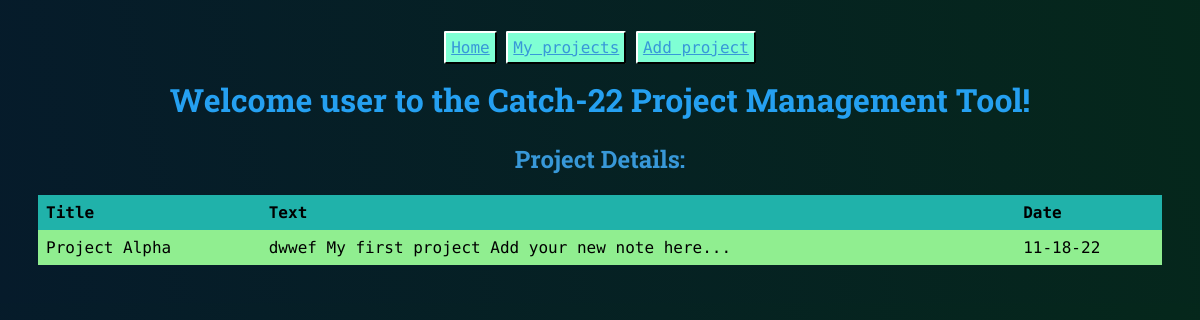
The page /projects/1 on the database as committed earlier.
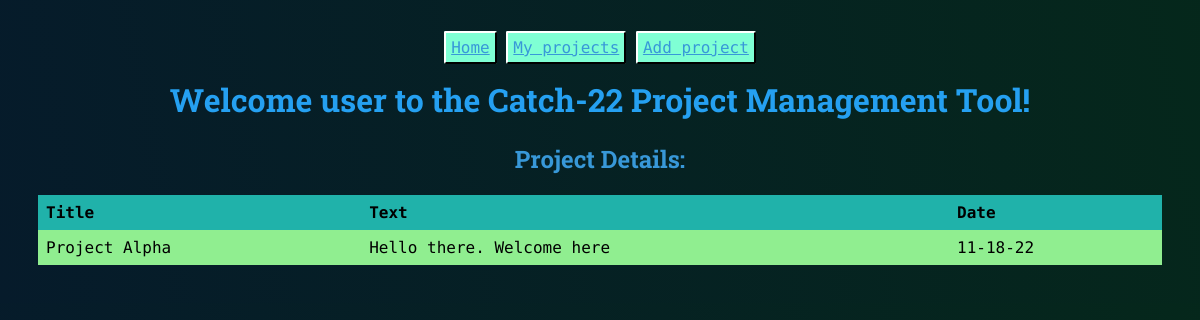
The same page on the database as committed later.
### models.py (models this page shows, shortened)
class Note(db.Model):
    id = db.Column("id", db.Integer, primary_key=True)
    title = db.Column("title", db.String(200))
    text = db.Column("text", db.String(100))
    date = db.Column("date", db.String(50))

### catch22.py (the view)
@app.route('/projects/<project_id>')
def get_project(project_id):
    a_user = db.session.query(User).filter_by(email='user@uncc.edu').one()
    my_note = db.session.query(Note).filter_by(id=project_id).one()
    return render_template('project.html', note=my_note, user = a_user)

### templates/project.html (shortened to what this page needs)
<!DOCTYPE html>
<html lang="en">
<head>
    <link rel="stylesheet" href="{{ url_for('static', filename='main.css') }}">
</head>
<nav>
    <a href="/index">Home</a>
    <a href="/projects">My projects</a>
    <a href="/projects/new">Add project</a>
</nav>
<body>
    <h1>Welcome {{user.name}} to the Catch-22 Project Management Tool!</h1>
    <h2>Project Details:</h2>
    <table>
        <tr>
            <th>Title</th>
            <th>Text</th>
            <th>Date</th>
        </tr>
        <tr>
            <td>{{ note.title }}</td>
            <td>{{ note.text }}</td>
            <td>{{ note.date }}</td>
        </tr>
    </table>
</body>
</html>

Rows that differ between the two databases and show on the page:
changed Note "Project Alpha": text "dwwef My first project Add your new note here..." → "Hello there. Welcome here"
